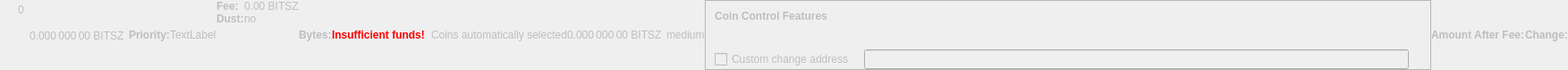
    <widget class="QWidget" name="dummyHideWidget" native="true">
     <property name="enabled">
      <bool>false</bool>
     </property>
     <property name="maximumSize">
      <size>
       <width>100</width>
       <height>22</height>
      </size>
     </property>
     <layout class="QHBoxLayout" name="dummyHideLayout">
      <property name="spacing">
       <number>0</number>
      </property>
      <property name="margin">
       <number>0</number>
      </property>
      <item>
       <layout class="QFormLayout" name="formLayoutCoinControl1">
        <property name="horizontalSpacing">
         <number>10</number>
        </property>
        <property name="verticalSpacing">
         <number>14</number>
        </property>
        <property name="leftMargin">
         <number>10</number>
        </property>
        <property name="topMargin">
         <number>4</number>
        </property>
        <property name="rightMargin">
         <number>6</number>
        </property>
        <item row="0" column="1">
         <widget class="QLabel" name="labelCoinControlBytes">
          <property name="cursor">
           <cursorShape>IBeamCursor</cursorShape>
          </property>
          <property name="contextMenuPolicy">
           <enum>Qt::ActionsContextMenu</enum>
          </property>
          <property name="text">
           <string notr="true">0</string>
          </property>
          <property name="textInteractionFlags">
           <set>Qt::LinksAccessibleByMouse|Qt::TextSelectableByKeyboard|Qt::TextSelectableByMouse</set>
          </property>
         </widget>
        </item>
       </layout>
      </item>
      <item>
       <widget class="QLabel" name="labelCoinControlAfterFee">
        <property name="enabled">
         <bool>false</bool>
        </property>
        <property name="sizePolicy">
         <sizepolicy hsizetype="Fixed" vsizetype="Fixed">
          <horstretch>0</horstretch>
          <verstretch>0</verstretch>
         </sizepolicy>
        </property>
        <property name="minimumSize">
         <size>
          <width>111</width>
          <height>12</height>
         </size>
        </property>
        <property name="maximumSize">
         <size>
          <width>111</width>
          <height>12</height>
         </size>
        </property>
        <property name="cursor">
         <cursorShape>IBeamCursor</cursorShape>
        </property>
        <property name="contextMenuPolicy">
         <enum>Qt::ActionsContextMenu</enum>
        </property>
        <property name="text">
         <string notr="true">0.000 000 00 BITSZ</string>
        </property>
        <property name="textInteractionFlags">
         <set>Qt::LinksAccessibleByMouse|Qt::TextSelectableByKeyboard|Qt::TextSelectableByMouse</set>
        </property>
       </widget>
      </item>
      <item>
       <widget class="QLabel" name="labelCoinControlPriorityText">
        <property name="enabled">
         <bool>false</bool>
        </property>
        <property name="font">
         <font>
          <weight>75</weight>
          <bold>true</bold>
         </font>
        </property>
        <property name="text">
         <string>Priority:</string>
        </property>
       </widget>
      </item>
      <item>
       <layout class="QHBoxLayout" name="horizontalLayout">
        <item>
         <widget class="QLabel" name="WarningLabel">
          <property name="text">
           <string>TextLabel</string>
          </property>
         </widget>
        </item>
       </layout>
      </item>
      <item>
       <layout class="QFormLayout" name="formLayoutCoinControl3">
        <property name="horizontalSpacing">
         <number>0</number>
        </property>
        <property name="verticalSpacing">
         <number>0</number>
        </property>
        <property name="leftMargin">
         <number>0</number>
        </property>
        <property name="topMargin">
         <number>0</number>
        </property>
        <property name="rightMargin">
         <number>0</number>
        </property>
        <item row="0" column="0">
         <widget class="QLabel" name="labelCoinControlFeeText">
          <property name="enabled">
           <bool>false</bool>
          </property>
          <property name="font">
           <font>
            <weight>75</weight>
            <bold>true</bold>
           </font>
          </property>
          <property name="text">
           <string>Fee:</string>
          </property>
          <property name="margin">
           <number>0</number>
          </property>
         </widget>
        </item>
        <item row="0" column="1">
         <widget class="QLabel" name="labelCoinControlFee">
          <property name="enabled">
           <bool>false</bool>
          </property>
          <property name="cursor">
           <cursorShape>IBeamCursor</cursorShape>
          </property>
          <property name="contextMenuPolicy">
           <enum>Qt::ActionsContextMenu</enum>
          </property>
          <property name="text">
           <string notr="true">0.00 BITSZ</string>
          </property>
          <property name="textInteractionFlags">
           <set>Qt::LinksAccessibleByMouse|Qt::TextSelectableByKeyboard|Qt::TextSelectableByMouse</set>
          </property>
         </widget>
        </item>
        <item row="1" column="0">
         <widget class="QLabel" name="labelCoinControlLowOutputText">
          <property name="enabled">
           <bool>false</bool>
          </property>
          <property name="font">
           <font>
            <weight>75</weight>
            <bold>true</bold>
           </font>
          </property>
          <property name="text">
           <string>Dust:</string>
          </property>
         </widget>
        </item>
        <item row="1" column="1">
         <widget class="QLabel" name="labelCoinControlLowOutput">
          <property name="enabled">
           <bool>false</bool>
          </property>
          <property name="cursor">
           <cursorShape>IBeamCursor</cursorShape>
          </property>
          <property name="contextMenuPolicy">
           <enum>Qt::ActionsContextMenu</enum>
          </property>
          <property name="text">
           <string>no</string>
          </property>
          <property name="textInteractionFlags">
           <set>Qt::LinksAccessibleByMouse|Qt::TextSelectableByKeyboard|Qt::TextSelectableByMouse</set>
          </property>
         </widget>
        </item>
       </layout>
      </item>
      <item>
       <widget class="QLabel" name="labelCoinControlBytesText">
        <property name="enabled">
         <bool>false</bool>
        </property>
        <property name="font">
         <font>
          <weight>75</weight>
          <bold>true</bold>
         </font>
        </property>
        <property name="text">
         <string>Bytes:</string>
        </property>
       </widget>
      </item>
      <item>
       <layout class="QFormLayout" name="formLayoutCoinControl2">
        <property name="horizontalSpacing">
         <number>0</number>
        </property>
        <property name="verticalSpacing">
         <number>0</number>
        </property>
        <property name="leftMargin">
         <number>0</number>
        </property>
        <property name="topMargin">
         <number>0</number>
        </property>
        <property name="rightMargin">
         <number>0</number>
        </property>
       </layout>
      </item>
      <item>
       <layout class="QHBoxLayout" name="horizontalLayoutCoinControl2">
        <property name="spacing">
         <number>0</number>
        </property>
        <property name="bottomMargin">
         <number>0</number>
        </property>
       </layout>
      </item>
      <item>
       <widget class="QLabel" name="labelCoinControlInsuffFunds">
        <property name="enabled">
         <bool>false</bool>
        </property>
        <property name="minimumSize">
         <size>
          <width>0</width>
          <height>0</height>
         </size>
        </property>
        <property name="font">
         <font>
          <weight>75</weight>
          <bold>true</bold>
         </font>
        </property>
        <property name="styleSheet">
         <string notr="true">color:red;font-weight:bold;</string>
        </property>
        <property name="text">
         <string>Insufficient funds!</string>
        </property>
        <property name="margin">
         <number>5</number>
        </property>
       </widget>
      </item>
      <item>
       <layout class="QFormLayout" name="formLayoutCoinControl4">
        <property name="horizontalSpacing">
         <number>0</number>
        </property>
        <property name="verticalSpacing">
         <number>0</number>
        </property>
        <property name="leftMargin">
         <number>0</number>
        </property>
        <property name="topMargin">
         <number>0</number>
        </property>
        <property name="rightMargin">
         <number>0</number>
        </property>
       </layout>
      </item>
      <item>
       <widget class="QLabel" name="labelCoinControlChangeLabel">
        <property name="enabled">
         <bool>false</bool>
        </property>
        <property name="sizePolicy">
         <sizepolicy hsizetype="Preferred" vsizetype="Expanding">
          <horstretch>0</horstretch>
          <verstretch>0</verstretch>
         </sizepolicy>
        </property>
        <property name="minimumSize">
         <size>
          <width>0</width>
          <height>0</height>
         </size>
        </property>
        <property name="text">
         <string/>
        </property>
        <property name="margin">
         <number>3</number>
        </property>
       </widget>
      </item>
      <item>
       <widget class="QLabel" name="labelCoinControlAutomaticallySelected">
        <property name="enabled">
         <bool>false</bool>
        </property>
        <property name="sizePolicy">
         <sizepolicy hsizetype="Fixed" vsizetype="Fixed">
          <horstretch>0</horstretch>
          <verstretch>0</verstretch>
         </sizepolicy>
        </property>
        <property name="minimumSize">
         <size>
          <width>0</width>
          <height>0</height>
         </size>
        </property>
        <property name="maximumSize">
         <size>
          <width>240</width>
          <height>16777215</height>
         </size>
        </property>
        <property name="text">
         <string>Coins automatically selected</string>
        </property>
        <property name="margin">
         <number>5</number>
        </property>
       </widget>
      </item>
      <item>
       <widget class="QLabel" name="labelCoinControlChange">
        <property name="enabled">
         <bool>false</bool>
        </property>
        <property name="sizePolicy">
         <sizepolicy hsizetype="Fixed" vsizetype="Fixed">
          <horstretch>0</horstretch>
          <verstretch>0</verstretch>
         </sizepolicy>
        </property>
        <property name="minimumSize">
         <size>
          <width>111</width>
          <height>0</height>
         </size>
        </property>
        <property name="maximumSize">
         <size>
          <width>111</width>
          <height>16777215</height>
         </size>
        </property>
        <property name="cursor">
         <cursorShape>IBeamCursor</cursorShape>
        </property>
        <property name="contextMenuPolicy">
         <enum>Qt::ActionsContextMenu</enum>
        </property>
        <property name="text">
         <string notr="true">0.000 000 00 BITSZ</string>
        </property>
        <property name="textInteractionFlags">
         <set>Qt::LinksAccessibleByMouse|Qt::TextSelectableByKeyboard|Qt::TextSelectableByMouse</set>
        </property>
       </widget>
      </item>
      <item>
       <widget class="QLabel" name="labelCoinControlPriority">
        <property name="enabled">
         <bool>false</bool>
        </property>
        <property name="cursor">
         <cursorShape>IBeamCursor</cursorShape>
        </property>
        <property name="contextMenuPolicy">
         <enum>Qt::ActionsContextMenu</enum>
        </property>
        <property name="text">
         <string>medium</string>
        </property>
        <property name="textInteractionFlags">
         <set>Qt::LinksAccessibleByMouse|Qt::TextSelectableByKeyboard|Qt::TextSelectableByMouse</set>
        </property>
       </widget>
      </item>
      <item>
       <widget class="QFrame" name="frameCoinControl">
        <property name="sizePolicy">
         <sizepolicy hsizetype="Expanding" vsizetype="Expanding">
          <horstretch>0</horstretch>
          <verstretch>0</verstretch>
         </sizepolicy>
        </property>
        <property name="maximumSize">
         <size>
          <width>16777215</width>
          <height>16777215</height>
         </size>
        </property>
        <property name="frameShape">
         <enum>QFrame::StyledPanel</enum>
        </property>
        <property name="frameShadow">
         <enum>QFrame::Sunken</enum>
        </property>
        <layout class="QVBoxLayout" name="verticalLayoutCoinControl2_2">
         <property name="spacing">
          <number>0</number>
         </property>
         <property name="margin">
          <number>0</number>
         </property>
         <item>
          <layout class="QVBoxLayout" name="verticalLayoutCoinControl" stretch="0,0,0,1">
           <property name="spacing">
            <number>0</number>
           </property>
           <property name="leftMargin">
            <number>10</number>
           </property>
           <property name="topMargin">
            <number>10</number>
           </property>
           <item>
            <layout class="QHBoxLayout" name="horizontalLayoutCoinControl1">
             <property name="bottomMargin">
              <number>15</number>
             </property>
             <item>
              <widget class="QLabel" name="labelCoinControlFeatures">
               <property name="enabled">
                <bool>false</bool>
               </property>
               <property name="sizePolicy">
                <sizepolicy hsizetype="Preferred" vsizetype="Maximum">
                 <horstretch>0</horstretch>
                 <verstretch>0</verstretch>
                </sizepolicy>
               </property>
               <property name="font">
                <font>
                 <weight>75</weight>
                 <bold>true</bold>
                </font>
               </property>
               <property name="styleSheet">
                <string notr="true">font-weight:bold;</string>
               </property>
               <property name="text">
                <string>Coin Control Features</string>
               </property>
              </widget>
             </item>
            </layout>
           </item>
           <item>
            <widget class="QWidget" name="widgetCoinControl" native="true">
             <property name="sizePolicy">
              <sizepolicy hsizetype="Preferred" vsizetype="Preferred">
               <horstretch>0</horstretch>
               <verstretch>0</verstretch>
              </sizepolicy>
             </property>
             <property name="minimumSize">
              <size>
               <width>0</width>
               <height>0</height>
              </size>
             </property>
             <property name="styleSheet">
              <string notr="true"/>
             </property>
             <layout class="QHBoxLayout" name="horizontalLayoutCoinControl5_2">
              <property name="margin">
               <number>0</number>
              </property>
              <item>
               <layout class="QHBoxLayout" name="horizontalLayoutCoinControl3">
                <property name="spacing">
                 <number>20</number>
                </property>
                <property name="topMargin">
                 <number>0</number>
                </property>
                <property name="bottomMargin">
                 <number>10</number>
                </property>
               </layout>
              </item>
             </layout>
            </widget>
           </item>
           <item>
            <layout class="QHBoxLayout" name="horizontalLayoutCoinControl4" stretch="0,0,0">
             <property name="spacing">
              <number>12</number>
             </property>
             <property name="sizeConstraint">
              <enum>QLayout::SetDefaultConstraint</enum>
             </property>
             <property name="topMargin">
              <number>5</number>
             </property>
             <property name="rightMargin">
              <number>5</number>
             </property>
             <item>
              <widget class="QCheckBox" name="checkBoxCoinControlChange">
               <property name="enabled">
                <bool>false</bool>
               </property>
               <property name="toolTip">
                <string>If this is activated, but the change address is empty or invalid, change will be sent to a newly generated address.</string>
               </property>
               <property name="text">
                <string>Custom change address</string>
               </property>
              </widget>
             </item>
             <item>
              <widget class="QValidatedLineEdit" name="lineEditCoinControlChange">
               <property name="enabled">
                <bool>false</bool>
               </property>
               <property name="sizePolicy">
                <sizepolicy hsizetype="Expanding" vsizetype="Fixed">
                 <horstretch>0</horstretch>
                 <verstretch>0</verstretch>
                </sizepolicy>
               </property>
              </widget>
             </item>
             <item>
              <widget class="QLabel" name="labelCoinControlChangeLabel_2">
               <property name="sizePolicy">
                <sizepolicy hsizetype="Preferred" vsizetype="Expanding">
                 <horstretch>0</horstretch>
                 <verstretch>0</verstretch>
                </sizepolicy>
               </property>
               <property name="minimumSize">
                <size>
                 <width>0</width>
                 <height>0</height>
                </size>
               </property>
               <property name="text">
                <string/>
               </property>
               <property name="margin">
                <number>3</number>
               </property>
              </widget>
             </item>
            </layout>
           </item>
           <item>
            <spacer name="verticalSpacerCoinControl">
             <property name="orientation">
              <enum>Qt::Vertical</enum>
             </property>
             <property name="sizeHint" stdset="0">
              <size>
               <width>800</width>
               <height>1</height>
              </size>
             </property>
            </spacer>
           </item>
          </layout>
         </item>
        </layout>
       </widget>
      </item>
      <item>
       <widget class="QLabel" name="labelCoinControlAfterFeeText">
        <property name="enabled">
         <bool>false</bool>
        </property>
        <property name="minimumSize">
         <size>
          <width>0</width>
          <height>0</height>
         </size>
        </property>
        <property name="maximumSize">
         <size>
          <width>16777215</width>
          <height>16777215</height>
         </size>
        </property>
        <property name="font">
         <font>
          <weight>75</weight>
          <bold>true</bold>
         </font>
        </property>
        <property name="text">
         <string>Amount After Fee:</string>
        </property>
        <property name="alignment">
         <set>Qt::AlignLeading|Qt::AlignLeft|Qt::AlignVCenter</set>
        </property>
        <property name="margin">
         <number>0</number>
        </property>
       </widget>
      </item>
      <item>
       <widget class="QLabel" name="labelCoinControlChangeText">
        <property name="enabled">
         <bool>false</bool>
        </property>
        <property name="sizePolicy">
         <sizepolicy hsizetype="Preferred" vsizetype="Preferred">
          <horstretch>0</horstretch>
          <verstretch>0</verstretch>
         </sizepolicy>
        </property>
        <property name="minimumSize">
         <size>
          <width>0</width>
          <height>0</height>
         </size>
        </property>
        <property name="maximumSize">
         <size>
          <width>16777215</width>
          <height>16777215</height>
         </size>
        </property>
        <property name="font">
         <font>
          <weight>75</weight>
          <bold>true</bold>
         </font>
        </property>
        <property name="text">
         <string>Change:</string>
        </property>
        <property name="alignment">
         <set>Qt::AlignLeading|Qt::AlignLeft|Qt::AlignVCenter</set>
        </property>
       </widget>
      </item>
     </layout>
    </widget>
